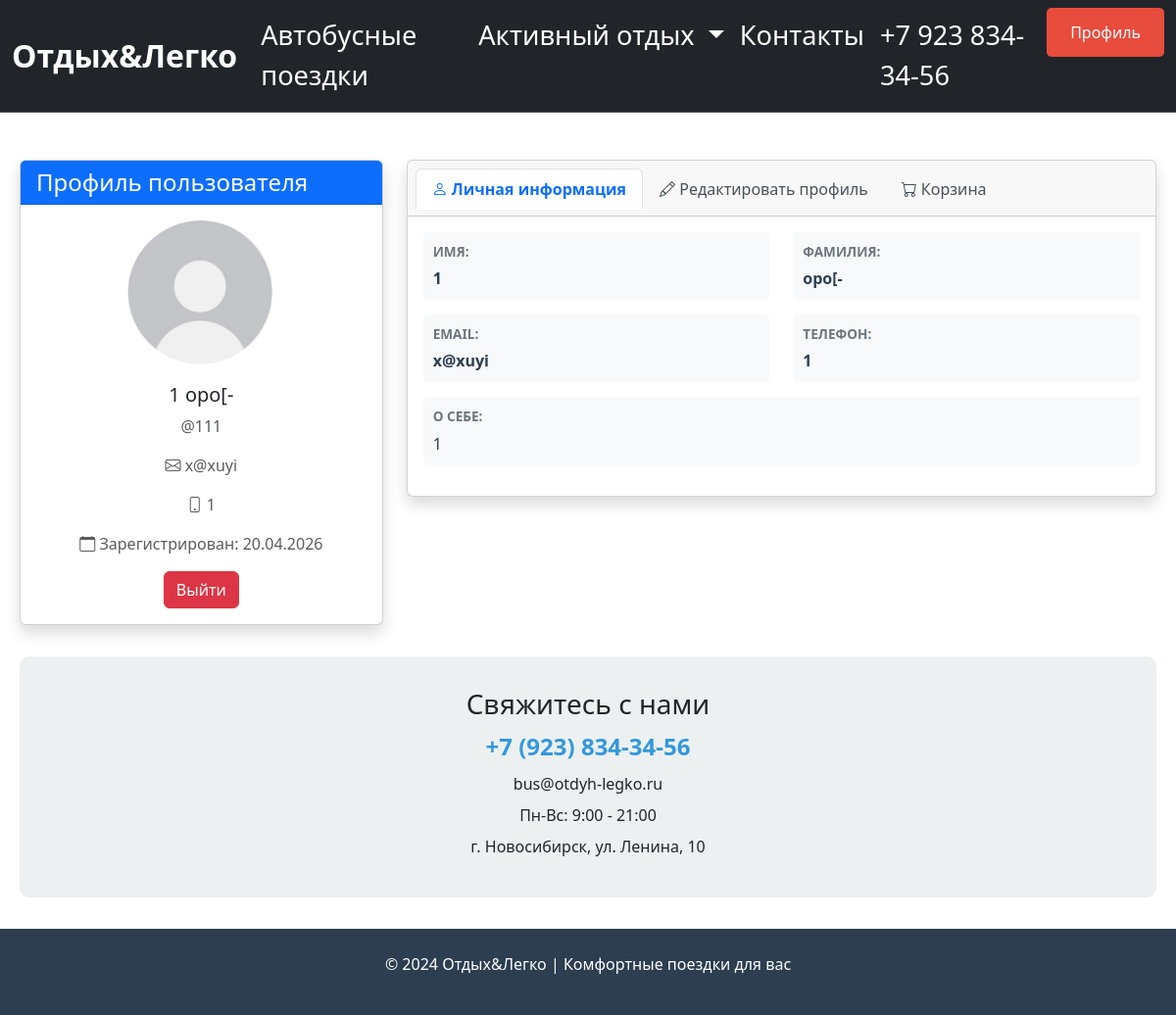
Screenshot of /profile (signed in) with the database file from the repository.
### data/users.py (models this page shows, shortened)
class Users(SqlAlchemyBase, UserMixin, SerializerMixin):
    __tablename__ = 'users'
    id = sqlalchemy.Column(sqlalchemy.Integer, primary_key=True, autoincrement=True)
    login = sqlalchemy.Column(sqlalchemy.String, nullable=True, unique=True)
    name = sqlalchemy.Column(sqlalchemy.String, nullable=True)
    surname = sqlalchemy.Column(sqlalchemy.String, nullable=True)
    number = sqlalchemy.Column(sqlalchemy.String, nullable=True)
    about = sqlalchemy.Column(sqlalchemy.String, nullable=True)
    email = sqlalchemy.Column(sqlalchemy.String, nullable=True, unique=True)
    hashed_password = sqlalchemy.Column(sqlalchemy.String, nullable=True)
    created_date = sqlalchemy.Column(sqlalchemy.DateTime, default=datetime.datetime.now)
    user_type_id = sqlalchemy.Column(sqlalchemy.Integer, sqlalchemy.ForeignKey("users_types.id"))
    cart_items = orm.relationship('CartItem', back_populates='user', cascade='all, delete-orphan')
    user_type = orm.relationship('UsersTypes')

### main.py (the view, shortened to what this page needs)
@app.route('/profile', methods=['GET', 'POST'])
@login_required
def profile():
    form = UsersForm()
    db_sess = db_session.create_session()
    form.name.data = current_user.name
    form.surname.data = current_user.surname
    form.email.data = current_user.email
    form.number.data = current_user.number
    form.about.data = current_user.about
    cart_items = db_sess.query(CartItem).filter(CartItem.user_id == current_user.id).all()
    tours_in_cart = []
    for item in cart_items:
        tour = db_sess.query(Tours).filter(Tours.id == item.tour_id).first()
        if tour:
            tours_in_cart.append(tour)
    return render_template('profile.html',
                           title='Профиль пользователя',
                           form=form,
                           user=current_user,
                           tours=tours_in_cart)  # Передаем tours, а не tour

### data/db_session.py (called while the page is built)
def create_session() -> Session:
    global __factory
    return __factory()

### main.py (called while the page is built)
@login_manager.user_loader
def load_user(user_id):
    db_sess = db_session.create_session()
    return db_sess.query(Users).get(user_id)

### templates/profile.html (shortened to what this page needs)
{% extends "base.html" %}
{% block content %}
<div class="container mt-5">
    <div class="row">
        <div class="col-md-4">
            <div class="card shadow">
                <div class="card-header bg-primary text-white">
                    <h4 class="mb-0">Профиль пользователя</h4>
                </div>
                <div class="card-body text-center">
                    <div class="mb-3">
                        <img src="{{ url_for('static', filename='img/аватар.jpg') }}"
                             alt="Avatar"
                             class="rounded-circle"
                             style="width: 150px; height: 150px; object-fit: cover;">
                    </div>
                    <h5>{{ current_user.name }} {{ current_user.surname }}</h5>
                    <p class="text-muted">@{{ current_user.login }}</p>
                    <p class="text-muted">
                        <i class="bi bi-envelope"></i> {{ current_user.email }}
                    </p>
                    <p class="text-muted">
                        <i class="bi bi-phone"></i> {{ current_user.number or 'Не указан' }}
                    </p>
                    <p class="text-muted">
                        <i class="bi bi-calendar"></i> Зарегистрирован: {{ current_user.created_date.strftime('%d.%m.%Y') }}
                    </p>
                    <a href="/logout" class="btn btn-danger">Выйти</a>
                </div>
            </div>
        </div>
        <div class="col-md-8">
            <div class="card shadow">
                <div class="card-header">
                    <ul class="nav nav-tabs card-header-tabs" id="profileTabs" role="tablist">
                        <li class="nav-item">
                            <button class="nav-link active" id="info-tab" data-bs-toggle="tab"
                                    data-bs-target="#info" type="button" role="tab">
                                <i class="bi bi-person"></i> Личная информация
                            </button>
                        </li>
                        <li class="nav-item">
                            <button class="nav-link" id="edit-tab" data-bs-toggle="tab"
                                    data-bs-target="#edit" type="button" role="tab">
                                <i class="bi bi-pencil"></i> Редактировать профиль
                            </button>
                        </li>
                        <li class="nav-item">
                            <button class="nav-link" id="basket-tab" data-bs-toggle="tab"
                                    data-bs-target="#basket" type="button" role="tab">
                                <i class="bi bi-cart"></i> Корзина
                            </button>
                        </li>
                    </ul>
                </div>
                <div class="card-body">
                    <div class="tab-content">
                        <div class="tab-pane fade show active" id="info" role="tabpanel">
                            <div class="row">
                                <div class="col-md-6">
                                    <div class="info-box">
                                        <label>Имя:</label>
                                        <p><strong>{{ current_user.name or 'Не указано' }}</strong></p>
                                    </div>
                                </div>
                                <div class="col-md-6">
                                    <div class="info-box">
                                        <label>Фамилия:</label>
                                        <p><strong>{{ current_user.surname or 'Не указано' }}</strong></p>
                                    </div>
                                </div>
                                <div class="col-md-6">
                                    <div class="info-box">
                                        <label>Email:</label>
                                        <p><strong>{{ current_user.email or 'Не указан' }}</strong></p>
                                    </div>
                                </div>
                                <div class="col-md-6">
                                    <div class="info-box">
                                        <label>Телефон:</label>
                                        <p><strong>{{ current_user.number or 'Не указан' }}</strong></p>
                                    </div>
                                </div>
                                <div class="col-md-12">
                                    <div class="info-box">
                                        <label>О себе:</label>
                                        <p>{{ current_user.about or 'Пользователь ничего не рассказал о себе' }}</p>
                                    </div>
                                </div>
                            </div>
                        </div>
                    </div>
                </div>
            </div>
        </div>
    </div>
</div>
{% endblock %}

### templates/base.html (style rules this page uses)
.container { max-width: 1200px; margin: 0 auto; padding: 0 20px; }

### templates/profile.html (style rules this page uses)
.info-box { margin-bottom: 15px; padding: 10px; background-color: #f8f9fa; border-radius: 5px; transition: all 0.3s; }
.info-box label { font-weight: bold; color: #6c757d; margin-bottom: 5px; display: block; font-size: 0.85rem; text-transform: uppercase; }
.info-box p { margin-bottom: 0; font-size: 1rem; color: #2c3e50; }
.nav-tabs .nav-link { color: #495057; font-weight: 500; }
.nav-tabs .nav-link.active { font-weight: bold; color: #0d6efd; }
.card-header-tabs { margin-bottom: -1px; }

### rows the page displays
Users: name "1", surname "opo[-", login "111", email "x@xuyi", number "1", created_date "20.04.2026", about "1"
